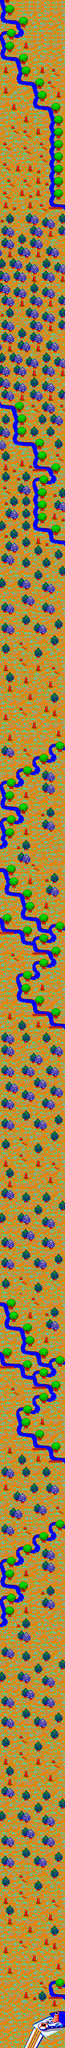

A level layout from a 2D game, rendered from its tile map. Below: a short description, then the map file with tile-grid data replaced by summaries:
An orthogonal 16x500 tile map with 32x32 px tiles, 1 tile layer (Calque de Tuiles 1), 2 tilesets.

<map version="1.4" tiledversion="1.4.2" orientation="orthogonal" renderorder="right-down" width="16" height="500" tilewidth="32" tileheight="32" infinite="0" nextlayerid="2" nextobjectid="1">
 <editorsettings>
  <export target="goldo1.csv" format="csv" />
 </editorsettings>
 <tileset firstgid="1" name="2023-02-14 01_40_07-Windows Amstrad Plus Emulator (WinAPE) 2.0 Beta 3 PreRelease" tilewidth="32" tileheight="32" tilecount="240" columns="20">
  <image source="2023-02-14 01_40_07-Windows Amstrad Plus Emulator (WinAPE) 2.0 Beta 3 PreRelease.png" trans="ff00ff" width="640" height="384" />
 </tileset>
 <tileset firstgid="241" name="2023-02-14 01_42_15-Windows Amstrad Plus Emulator (WinAPE) 2.0 Beta 3 PreRelease" tilewidth="32" tileheight="32" tilecount="240" columns="20">
  <image source="2023-02-14 01_42_15-Windows Amstrad Plus Emulator (WinAPE) 2.0 Beta 3 PreRelease.png" trans="ff00ff" width="640" height="384" />
 </tileset>
 <layer id="1" name="Calque de Tuiles 1" width="16" height="500">
  <data>[8000 cells, 8000 non-empty, 231 distinct tile ids]</data>
 </layer>
</map>
